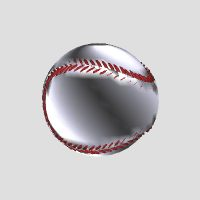
#> input picture pictures/Y1011_BASEBALL.jpg, 200 x 200 px
$ python rotation.py --image pictures/Y1011_BASEBALL.jpg
#> lines starting #> are read from the running program, lines starting #| are printed output that depends on the picture
#coding=utf-8
#图像旋转

import numpy as np
import argparse
import cv2

 # 定义旋转rotate函数
def rotate(image, angle, center=None, scale=1.0):
    # 获取图像尺寸
    (h, w) = image.shape[:2]

    # 若未指定旋转中心，则将图像中心设为旋转中心
    if center is None:
        center = (w / 2, h / 2)

    # 执行旋转
    M = cv2.getRotationMatrix2D(center, angle, scale)
    rotated = cv2.warpAffine(image, M, (w, h))

    # 返回旋转后的图像
    return rotated

# 构造参数解析器
ap = argparse.ArgumentParser()
ap.add_argument("-i", "--image", required=True, help="Path to the image")
args = vars(ap.parse_args())

# 加载图像并显示
image = cv2.imread(args["image"])
#> image is the input picture: shape (200, 200, 3); mean B, G, R 201.4, 199.7, 202
cv2.imshow("Original", image)

# 将原图旋转不同角度
rotated = rotate(image, 45)
#> in rotate, `rotated = cv2.warpAffine(image, M, (w, h))`:
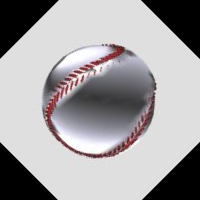
#> rotated: shape (200, 200, 3); mean B, G, R 163.2, 161.5, 163.8
cv2.imshow("Rotated by 45 Degrees", rotated)
rotated = rotate(image, -45)
#> call 2 of rotate, with angle = -45, scale = 1
#> in rotate (call 2), `rotated = cv2.warpAffine(image, M, (w, h))`:
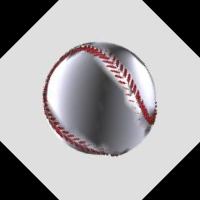
#> rotated: shape (200, 200, 3); mean B, G, R 163.2, 161.5, 163.8
cv2.imshow("Rotated by -45 Degrees", rotated)
rotated = rotate(image, 90)
#> call 3 of rotate, with angle = 90, scale = 1
#> in rotate (call 3), `rotated = cv2.warpAffine(image, M, (w, h))`:
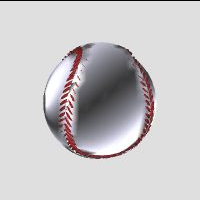
#> rotated: shape (200, 200, 3); mean B, G, R 200.3, 198.6, 200.9
cv2.imshow("Rotated by 90 Degrees", rotated)
rotated = rotate(image, -90)
#> call 4 of rotate, with angle = -90, scale = 1
#> in rotate (call 4), `rotated = cv2.warpAffine(image, M, (w, h))`:
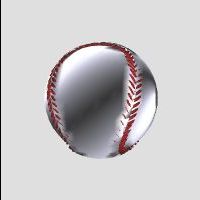
#> rotated: shape (200, 200, 3); mean B, G, R 200.3, 198.6, 200.9
cv2.imshow("Rotated by -90 Degrees", rotated)
rotated = rotate(image, 180)
#> in rotate (call 5), `rotated = cv2.warpAffine(image, M, (w, h))`:
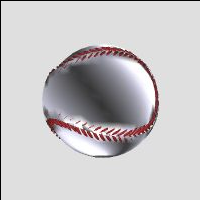
#> rotated: shape (200, 200, 3); mean B, G, R 199.2, 197.5, 199.8
cv2.imshow("Rotated by 180 Degrees", rotated)
cv2.waitKey(0)

$ run again, on pictures/Y1637_CLOCK1.jpg
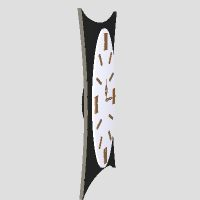
#> input picture pictures/Y1637_CLOCK1.jpg, 200 x 200 px
#> image is the input picture: shape (200, 200, 3); mean B, G, R 211.9, 211.9, 212.3
#> in rotate (call 2), `rotated = cv2.warpAffine(image, M, (w, h))`:
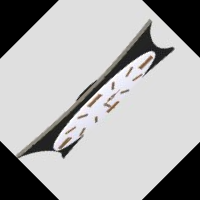
#> rotated: shape (200, 200, 3); mean B, G, R 173.7, 173.7, 174.1
#> in rotate (call 5), `rotated = cv2.warpAffine(image, M, (w, h))`:
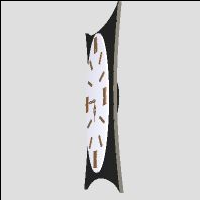
#> rotated: shape (200, 200, 3); mean B, G, R 209.7, 209.7, 210.1

$ run again, on pictures/Y1883_RRWHEEL.jpg
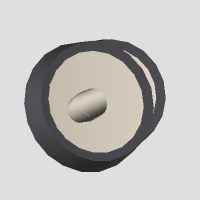
#> input picture pictures/Y1883_RRWHEEL.jpg, 200 x 200 px
#> image is the input picture: shape (200, 200, 3); mean B, G, R 188.4, 190.5, 192.1
#> in rotate (call 4), `rotated = cv2.warpAffine(image, M, (w, h))`:
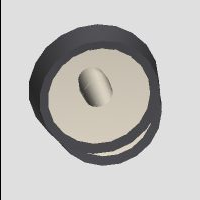
#> rotated: shape (200, 200, 3); mean B, G, R 187.3, 189.4, 190.9
#> in rotate (call 5), `rotated = cv2.warpAffine(image, M, (w, h))`:
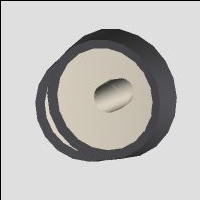
#> rotated: shape (200, 200, 3); mean B, G, R 186.2, 188.3, 189.8
